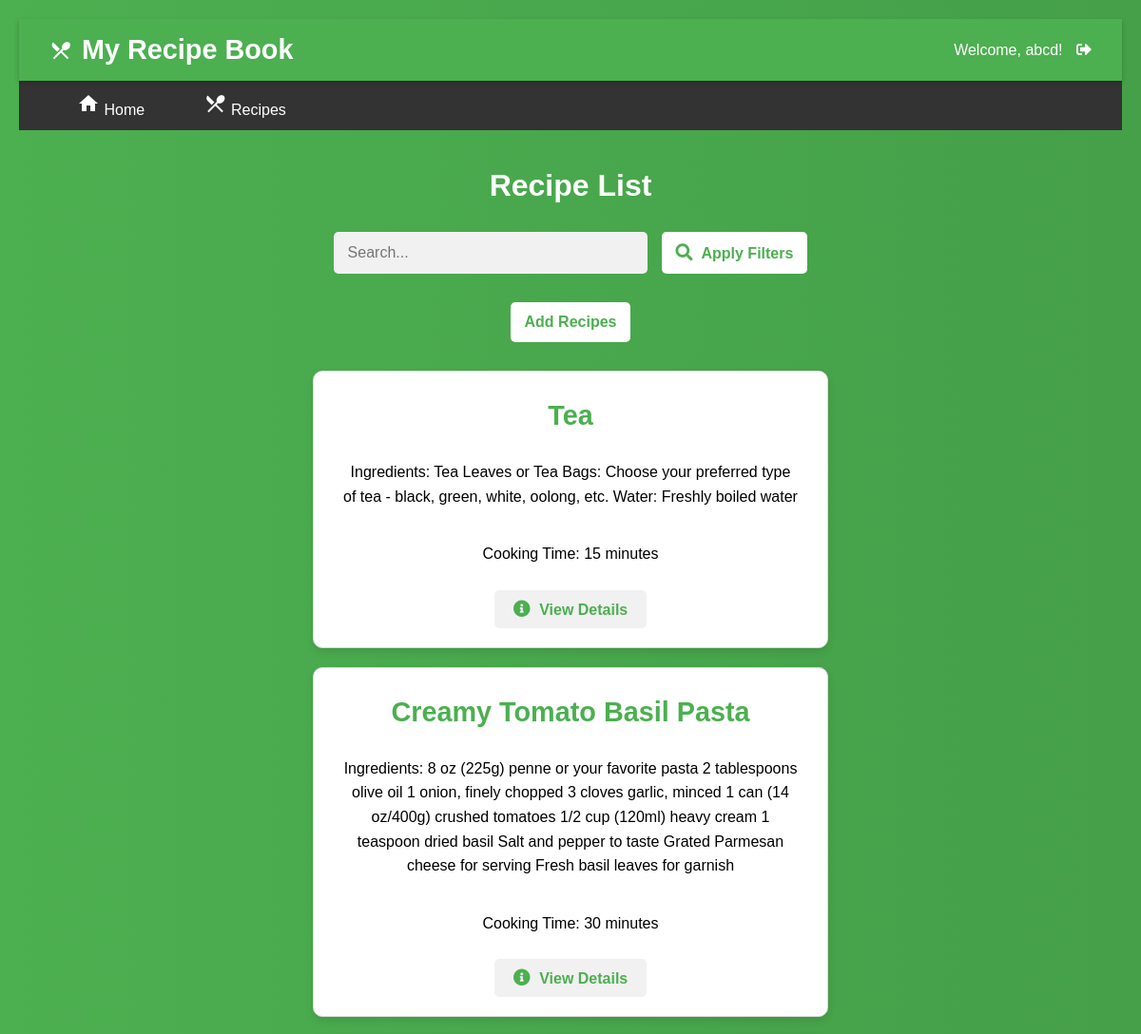
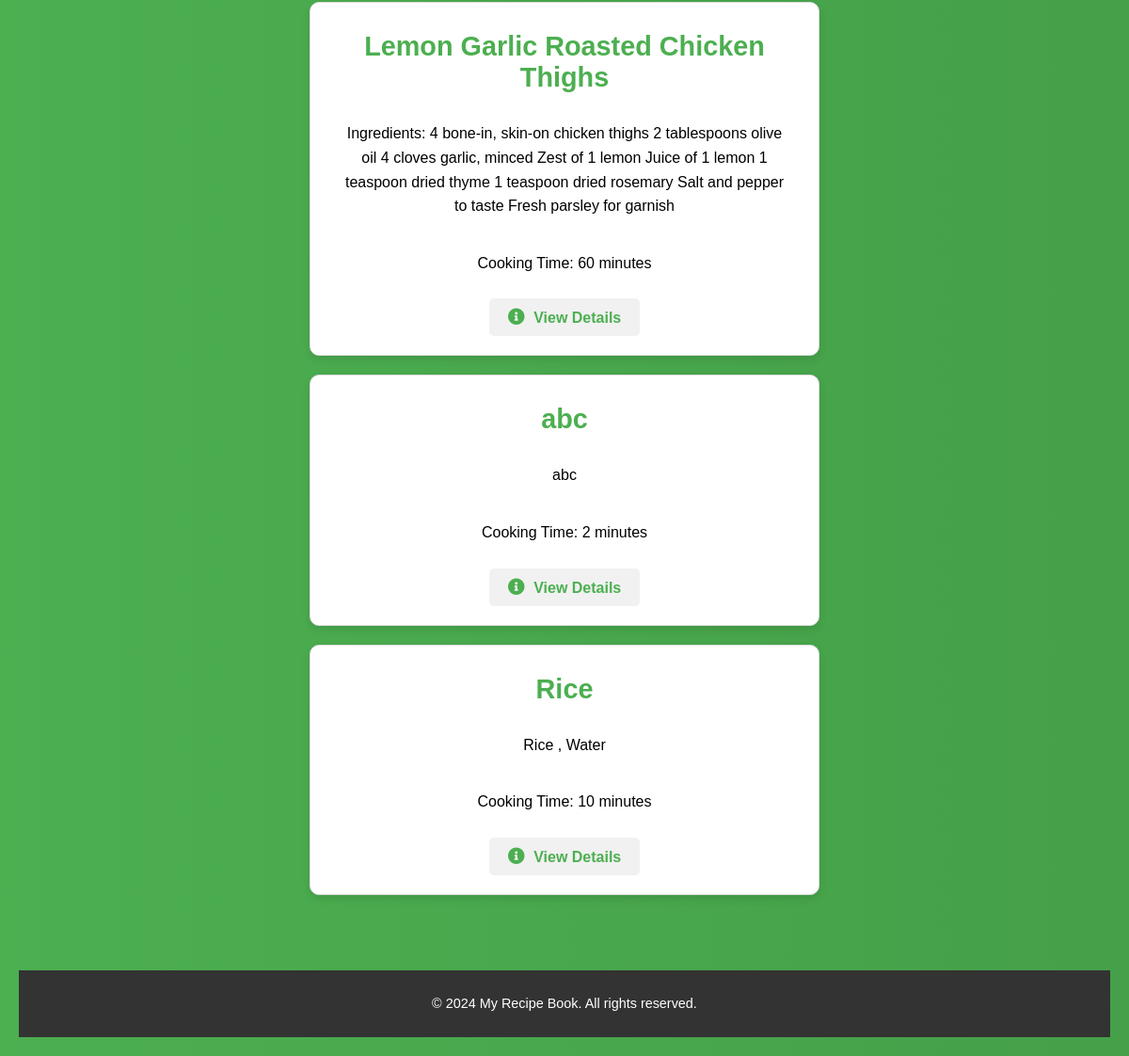
Page /recipes/ (signed in) on the committed database (2 pictures, top to bottom).
### app/models.py (models this page shows, shortened)
class Recipe(models.Model):
    title = models.CharField(max_length=255)
    author = models.ForeignKey(User, on_delete=models.CASCADE)
    ingredients = models.TextField()
    instructions = models.TextField()
    cooking_time = models.PositiveIntegerField(help_text="Cooking time in minutes")
    created_at = models.DateTimeField(auto_now_add=True)
    updated_at = models.DateTimeField(auto_now=True)

### app/views.py (the view)
# urls.py: path('recipes/', recipe_list, name='recipe_list'),
def recipe_list(request):
    query = request.GET.get('q')
    recipes = Recipe.objects.all()
    if query:
        recipes = recipes.filter(title__icontains=query)
    return render(request, 'recipe_book/recipe_list.html', {'recipes': recipes, 'query': query})

### app/templates/recipe_book/recipe_list.html (shortened to what this page needs)
{% extends 'base.html' %}
{% block content %}
  <h2>Recipe List</h2>
  <form method="get" action="{% url 'recipe_list' %}">
    <input type="text" name="q" placeholder="Search...">
    <button type="submit" class="search-button"><i class="fas fa-search food-icon"></i> Apply Filters</button>
  </form>
  {% if user.is_authenticated %}
    <form method="post" action="{% url 'add_recipe' %}">
      <button type="submit">Add Recipes</button>
    </form>
  {% endif %}
  {% for recipe in recipes %}
    <div class="recipe-card">
      <h3>{{ recipe.title }}</h3>
      <p>{{ recipe.ingredients }}</p>
      <p>Cooking Time: {{ recipe.cooking_time }} minutes</p>
      <a href="{% url 'recipe_detail' recipe.id %}" class="details-link"><i class="fas fa-info-circle food-icon"></i> View Details</a>
    </div>
  {% endfor %}
{% endblock %}

### app/templates/base.html (shortened to what this page needs)
<!DOCTYPE html>
<html lang="en">
<head>
    <link rel="stylesheet" href="https://cdnjs.cloudflare.com/ajax/libs/font-awesome/5.15.4/css/all.min.css">
    {% load static %}
    <link rel="stylesheet" href="{% static 'css/styles.css' %}">
</head>
<body>
    <header>
        <h1><i class="material-icons">restaurant_menu</i> {% block header %}My Recipe Book{% endblock %}</h1>
        <div class="icons">
            {% if user.is_authenticated %}
                <span class="intro">Welcome, {{ user.username }}! <a href="{% url 'logout' %}" class="nav-link"><i class="fas fa-sign-out-alt"></i></a></span>
            {% else %}
                <span class="intro"><a href="{% url 'login' %}" class="nav-link"><i class="fas fa-sign-in-alt"></i></a> | <a href="{% url 'signup' %}" class="nav-link"><i class="fas fa-user-plus"></i></a></span>
            {% endif %}
        </div>
    </header>
    <nav>
        <div class="menu">
            <a href="{% url 'home' %}"><i class="material-icons">home</i> Home</a>
            <a href="{% url 'recipe_list' %}"><i class="material-icons">local_dining</i> Recipes</a>
        </div>
    </nav>
    <main>
        {% block content %}{% endblock %}
    </main>
    <footer>
        <p>&copy; 2024 My Recipe Book. All rights reserved.</p>
    </footer>
</body>
</html>

### app/static/css/styles.css (style rules this page uses)
body, h1, h2, h3, p, ul, li { margin: 0; padding: 0; }
body { font-family: 'Arial', sans-serif; background: #f8f8f8; color: #333; }
header { background-color: #4CAF50; color: white; padding: 1rem; text-align: center; }
nav { display: flex; justify-content: space-between; background-color: #333; padding: 1rem; }
nav a { color: white; text-decoration: none; padding: 0.5rem 1rem; margin: 0 10px; border-radius: 5px; }
.recipe-card { width: 300px; margin-bottom: 20px; border: 1px solid #ddd; border-radius: 8px; overflow: hidden; }
.recipe-card h3 { padding: 10px; font-size: 1.5em; }
.recipe-card p { padding: 10px; font-size: 1em; }

### app/templates/recipe_book/recipe_list.html (style rules this page uses)
body { font-family: 'Arial', sans-serif; background: linear-gradient(to right, #4CAF50, #45a049); margin: 0; padding: 20px; color: #fff; }
h2 { color: #fff; text-align: center; font-size: 2em; margin-bottom: 30px; }
form { display: flex; justify-content: center; gap: 15px; margin-bottom: 30px; }
input, select, button { padding: 12px 15px; border: none; border-radius: 5px; font-size: 1em; outline: none; }
input, select { background-color: #f1f1f1; color: #333; width: 300px; }
button { background-color: #fff; color: #4CAF50; font-weight: bold; cursor: pointer; transition: background-color 0.3s ease; border-radius: 5px; }
p { line-height: 1.6; color: #fff; text-align: center; }
.recipe-card { background-color: #fff; color: #333; padding: 20px; border-radius: 10px; box-shadow: 0 4px 10px rgba(0, 0, 0, 0.1); margin: 20px auto; width: 90%; max-width: 500px; text-align: center; transition: transform 0.3s ease, box-shadow 0.3s ease; }
.recipe-card h3 { font-size: 1.8em; color: #4CAF50; margin-bottom: 10px; }
.recipe-card p { font-size: 1em; margin-bottom: 15px; color : black ; }
.details-link { display: inline-block; text-decoration: none; color: #4CAF50; background-color: #f1f1f1; padding: 10px 20px; border-radius: 5px; font-weight: bold; transition: background-color 0.3s ease, color 0.3s ease; }
.food-icon { font-size: 18px; margin-right: 5px; }

### rows in the picture
Recipe: title "Tea", ingredients "Ingredients: Tea Leaves or Tea Bags: Choose your preferred type of tea - black, green, white, oolong, etc. Water: Freshly boiled water", cooking_time "15"
Recipe: title "Creamy Tomato Basil Pasta", ingredients "Ingredients: 8 oz (225g) penne or your favorite pasta 2 tablespoons olive oil 1 onion, finely chopped 3 cloves garlic, minced 1 can (14 oz/400g) crushed tomatoes 1/2 cup (120ml) heavy cream 1 teaspoon dried basil Salt and pepper to taste Grated Parmesan cheese for serving Fresh basil leaves for garnish", cooking_time "30"
Recipe: title "Lemon Garlic Roasted Chicken Thighs", ingredients "Ingredients: 4 bone-in, skin-on chicken thighs 2 tablespoons olive oil 4 cloves garlic, minced Zest of 1 lemon Juice of 1 lemon 1 teaspoon dried thyme 1 teaspoon dried rosemary Salt and pepper to taste Fresh parsley for garnish", cooking_time "60"
Recipe: title "abc", ingredients "abc", cooking_time "2"
Recipe: title "Rice", ingredients "Rice , Water", cooking_time "10"

### other values in the picture
{{ user.username }} "abcd"
